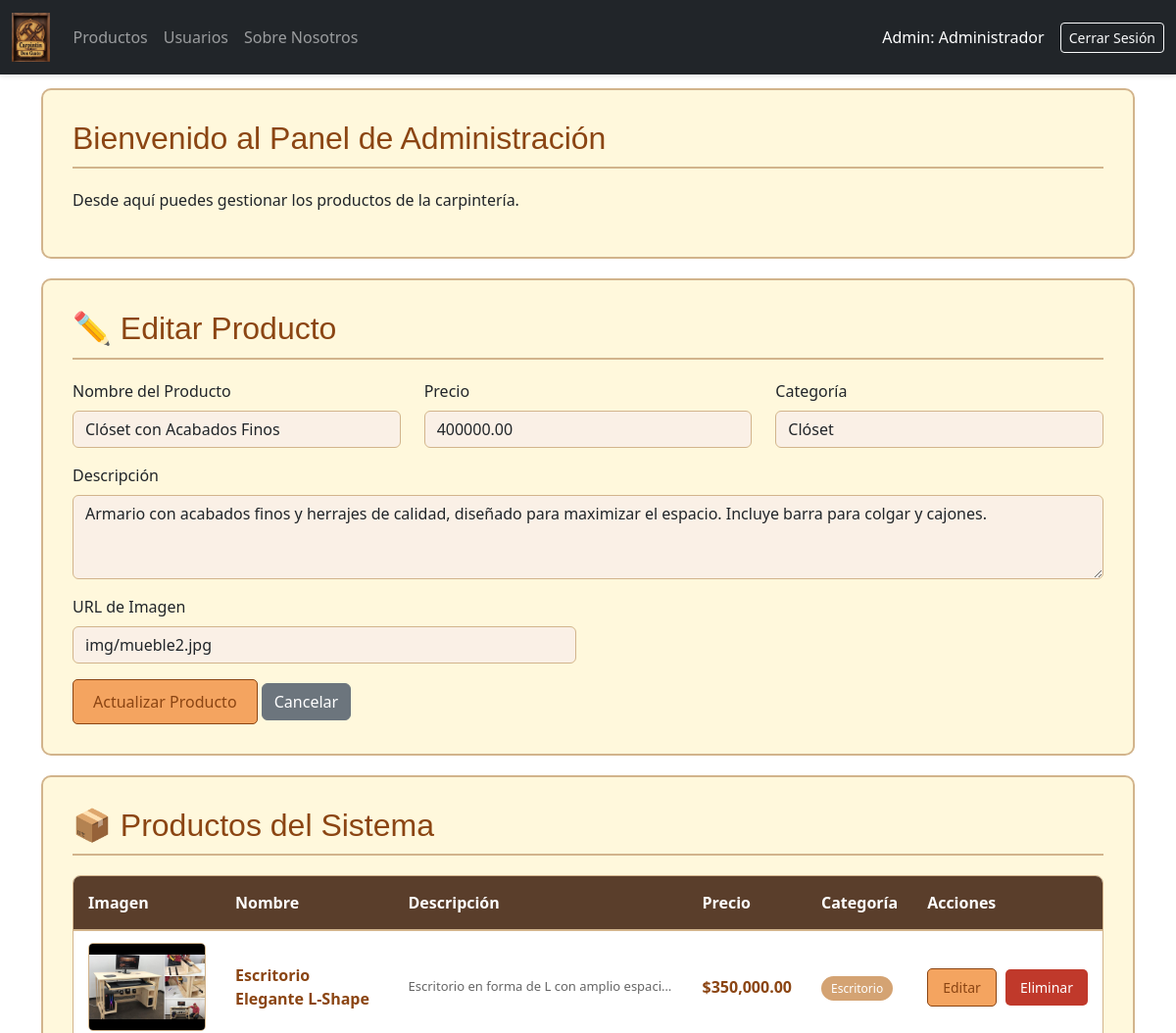
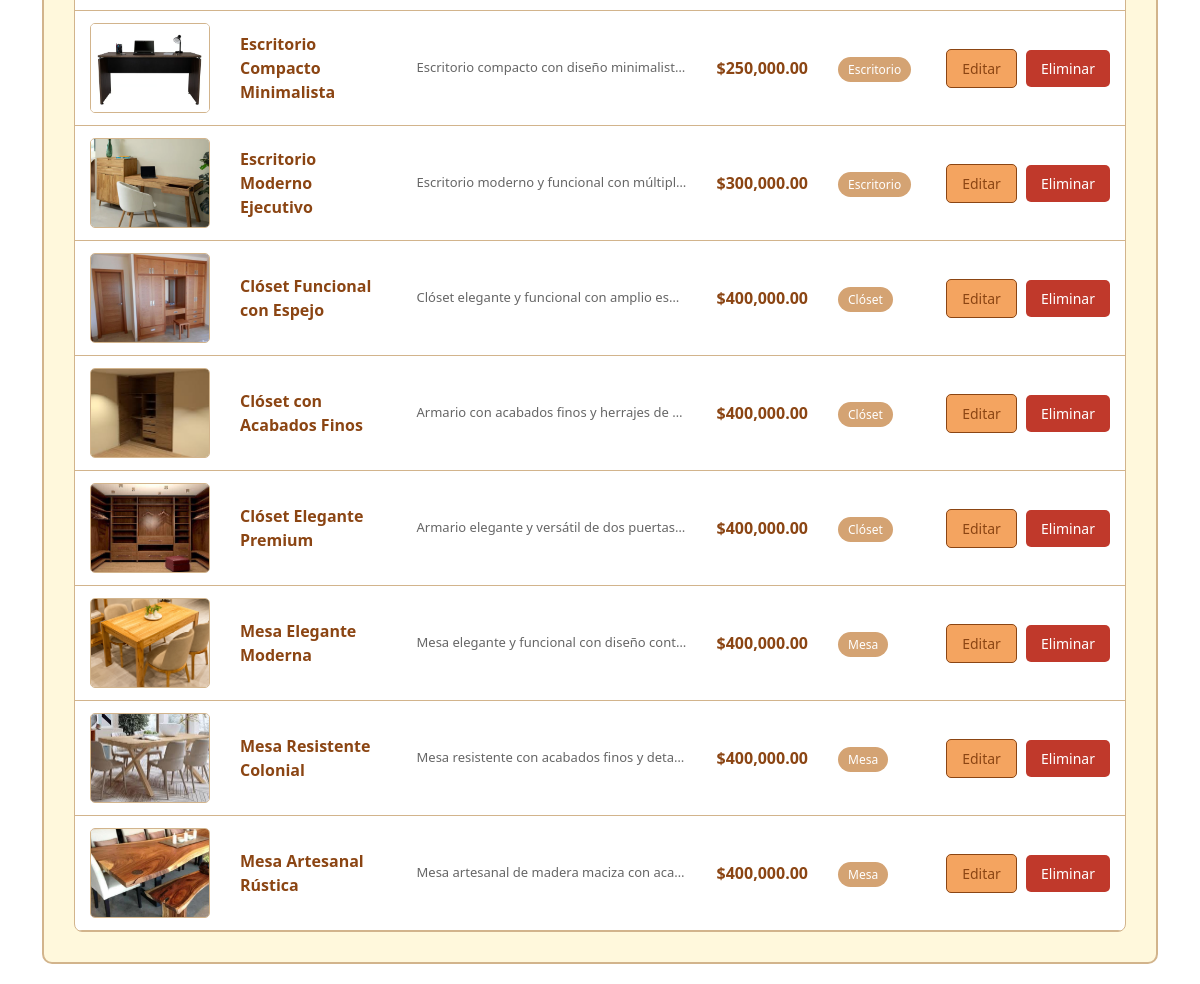
/backend/php/admin/index.php?editar=5 (signed in), run on the app's committed database (2 pictures, top to bottom).
### tables this page shows
CREATE TABLE productos (
    id INT AUTO_INCREMENT PRIMARY KEY,
    nombre VARCHAR(255) NOT NULL,
    descripcion TEXT,
    precio DECIMAL(10, 2) NOT NULL,
    precio_descuento DECIMAL(10, 2) DEFAULT NULL,
    imagen VARCHAR(255),
    categoria_id INT NOT NULL,
    stock INT DEFAULT 0,
    material VARCHAR(100),
    dimensiones VARCHAR(100),  
    peso DECIMAL(8, 2),  
    activo BOOLEAN DEFAULT TRUE,
    destacado BOOLEAN DEFAULT FALSE,
    created_at TIMESTAMP DEFAULT CURRENT_TIMESTAMP,
    updated_at TIMESTAMP DEFAULT CURRENT_TIMESTAMP ON UPDATE CURRENT_TIMESTAMP,
    FOREIGN KEY (categoria_id) REFERENCES categorias(id) ON DELETE RESTRICT,
    INDEX idx_categoria (categoria_id),
    INDEX idx_precio (precio),
    INDEX idx_activo (activo),
    INDEX idx_destacado (destacado)
);

CREATE TABLE categorias (
    id INT AUTO_INCREMENT PRIMARY KEY,
    nombre VARCHAR(100) NOT NULL UNIQUE,
    descripcion TEXT,
    icono VARCHAR(255),
    activo BOOLEAN DEFAULT TRUE,
    created_at TIMESTAMP DEFAULT CURRENT_TIMESTAMP,
    updated_at TIMESTAMP DEFAULT CURRENT_TIMESTAMP ON UPDATE CURRENT_TIMESTAMP
);

### backend/php/admin/index.php (the view, shortened to what this page needs)
<?php
require_once '../config/db.php';
$producto_editar = null;
if (isset($_GET['editar']) && is_numeric($_GET['editar'])) {
    $stmt = $pdo->prepare("SELECT * FROM productos WHERE id = ?");
    $stmt->execute([$_GET['editar']]);
    $producto_editar = $stmt->fetch();
}
$stmt = $pdo->query("SELECT * FROM categorias WHERE activo = 1 ORDER BY nombre");
$categorias = $stmt->fetchAll();
$stmt = $pdo->query("
    SELECT p.*, c.nombre as categoria
    FROM productos p
    LEFT JOIN categorias c ON p.categoria_id = c.id
    WHERE p.activo = 1
    ORDER BY p.id DESC
");
$productos = $stmt->fetchAll();
?>
<!DOCTYPE html>
<html lang="es">
<head>
    <link rel="stylesheet" href="../../../frontend/css/producto_estile.css">
    <link href="https://cdn.jsdelivr.net/npm/bootstrap@5.3.3/dist/css/bootstrap.min.css" rel="stylesheet">
</head>
<body>
    <header>
        <nav class="navbar navbar-expand-sm navbar-dark bg-dark">
            <div class="container-fluid">
                <a class="navbar-brand" href="../../../backend/php/admin/index.html">
                    <img class="foto" src="../../../frontend/views/Carpintin-Don-Gusto/img/logo.jpg" alt="Logotipo" style="height: 50px;">
                </a>
                <div class="collapse navbar-collapse" id="mynavbar">
                    <ul class="navbar-nav me-auto mb-2 mb-sm-0">
                        <li class="nav-item">
                            <a class="nav-link" href="index.php">Productos</a>
                        </li>
                        <li class="nav-item">
                            <a class="nav-link" href="usuarios.php">Usuarios</a>
                        </li>
                        <li class="nav-item">
                            <a class="nav-link" href="../../../backend\php\admin/sobre-nosotros.php">Sobre Nosotros</a>
                        </li>
                    </ul>
                    <div class="d-flex align-items-center">
                        <span class="text-white me-3">Admin: <?php echo htmlspecialchars($_SESSION['usuario_nombre']); ?></span>
                        <a href="logout.php" class="btn btn-outline-light btn-sm">Cerrar Sesión</a>
                    </div>
                </div>
            </div>
        </nav>
    </header>
    <div class="container">
        <div class="admin-section">
            <h2>Bienvenido al Panel de Administración</h2>
            <p>Desde aquí puedes gestionar los productos de la carpintería.</p>
        </div>
    </div>
    <div class="container">
        <div class="admin-section">
            <h2><?php echo $producto_editar ? '✏️ Editar Producto' : '➕ Agregar Nuevo Producto'; ?></h2>
            <form method="POST" action="">
                <div class="row">
                    <div class="col-md-4 mb-3">
                        <label for="nombre" class="form-label">Nombre del Producto</label>
                        <input type="text" class="form-control" id="nombre" name="nombre" required value="<?php echo htmlspecialchars($producto_editar['nombre'] ?? ''); ?>">
                    </div>
                    <div class="col-md-4 mb-3">
                        <label for="precio" class="form-label">Precio</label>
                        <input type="number" class="form-control" id="precio" name="precio" step="0.01" required value="<?php echo htmlspecialchars($producto_editar['precio'] ?? ''); ?>">
                    </div>
                    <div class="col-md-4 mb-3">
                        <label for="categoria" class="form-label">Categoría</label>
                        <select class="form-control" id="categoria" name="categoria">
                            <?php foreach ($categorias as $cat): ?>
                                <option value="<?php echo $cat['id']; ?>" <?php echo (isset($producto_editar['categoria_id']) && $producto_editar['categoria_id'] == $cat['id']) ? 'selected' : ''; ?>>
                                    <?php echo htmlspecialchars($cat['nombre']); ?>
                                </option>
                            <?php endforeach; ?>
                        </select>
                    </div>
                </div>
                <div class="mb-3">
                    <label for="descripcion" class="form-label">Descripción</label>
                    <textarea class="form-control" id="descripcion" name="descripcion" rows="3"><?php echo htmlspecialchars($producto_editar['descripcion'] ?? ''); ?></textarea>
                </div>
                <div class="row">
                    <div class="col-md-6 mb-3">
                        <label for="imagen" class="form-label">URL de Imagen</label>
                        <input type="text" class="form-control" id="imagen" name="imagen" placeholder="img/nombre-imagen.jpg" value="<?php echo htmlspecialchars($producto_editar['imagen'] ?? ''); ?>">
                    </div>
                </div>
                <button type="submit" class="btn btn-add"><?php echo $producto_editar ? 'Actualizar Producto' : 'Agregar Producto'; ?></button>
                <?php if ($producto_editar): ?>
                    <a href="index.php" class="btn btn-secondary">Cancelar</a>
                <?php endif; ?>
            </form>
        </div>
        <div class="admin-section">
            <h2>📦 Productos del Sistema</h2>
            <div class="table-container">
                <table class="product-table" id="productosTable">
                    <thead>
                        <tr>
                            <th>Imagen</th>
                            <th>Nombre</th>
                            <th>Descripción</th>
                            <th>Precio</th>
                            <th>Categoría</th>
                            <th>Acciones</th>
                        </tr>
                    </thead>
                        <tbody>
                            <?php if (count($productos) === 0): ?>
                                <tr>
                                    <td colspan="6" class="empty-state">No hay productos aún</td>
                                </tr>
                            <?php else: ?>
                                <?php foreach ($productos as $prod): ?>
                                    <tr>
                                        <td>
                                            <?php
                                            $imagen = $prod['imagen'] ?? '';
                                            $ruta_base = '../../../frontend/views/Carpintin-Don-Gusto/';
                                            if (!empty($imagen)) {
                                                if (str_starts_with($imagen, 'http')) {
                                                    $ruta_img = '';
                                                } else {
                                                    $ruta_img = $ruta_base;
                                                }
                                                $imagen = $ruta_img . $imagen;
                                            }
                                            ?>
                                            <img src="<?php echo $imagen ? htmlspecialchars($imagen) :'/frontend/views/Carpintin-Don-Gusto/img/logo.jpg'; ?>"
                                                alt="<?php echo htmlspecialchars($prod['nombre']); ?>">
                                        </td>
                                        <td class="nombre"><?php echo htmlspecialchars($prod['nombre']); ?></td>
                                        <td class="descripcion" title="<?php echo htmlspecialchars($prod['descripcion'] ?? ''); ?>">
                                            <?php echo htmlspecialchars($prod['descripcion'] ?? 'Sin descripción'); ?>
                                        </td>
                                        <td class="precio">$<?php echo number_format($prod['precio'], 2); ?></td>
                                        <td><span class="categoria"><?php echo htmlspecialchars($prod['categoria'] ?? 'General'); ?></span></td>
                                        <td class="actions">
                                            <a href="?editar=<?php echo $prod['id']; ?>" class="btn btn-edit">Editar</a>
                                            <a href="?eliminar=<?php echo $prod['id']; ?>" class="btn btn-delete"
                                            onclick="return confirm('¿Estás seguro de que deseas eliminar este producto?');">Eliminar</a>
                                        </td>
                                    </tr>
                                <?php endforeach; ?>
                            <?php endif; ?>
                        </tbody>
                </table>
            </div>
        </div>
    </div>
</body>
</html>

### frontend/css/producto_estile.css (style rules this page uses)
header { background-color: rgba(228, 182, 108, 0.954) !important; position: fixed !important; top: 0 !important; left: 0 !important; right: 0 !important; width: 100% !important; z-index: 9999 !important; box-shadow: 0 2px 5px rgba(0, 0, 0, 0.1) !important; }
body { padding-top: 70px !important; margin-top: 0 !important; }
.navbar { width: 100% !important; margin: 0 !important; }
.row { margin-top: 20px; }
header { margin-bottom: 20px; }

### backend/php/admin/index.php (style rules this page uses)
.admin-section { background-color: #FFF8DC; border: 2px solid #D2B48C; border-radius: 10px; padding: 30px; margin: 20px auto; max-width: 1400px; }
.admin-section h2 { color: #8B4513; font-family: 'Arial', sans-serif; border-bottom: 2px solid #D2B48C; padding-bottom: 10px; margin-bottom: 20px; }
.form-control { border: 1px solid #D2B48C; background-color: #FAF0E6; }
.btn-add { background-color: #F4A460; color: #8B4513; border: 1px solid #8B4513; padding: 10px 20px; font-size: 16px; border-radius: 5px; transition: background-color 0.3s ease, color 0.3s ease; }
.btn-edit { background-color: #F4A460; color: #8B4513; border: 1px solid #8B4513; padding: 8px 15px; font-size: 14px; border-radius: 5px; margin-right: 5px; text-decoration: none; }
.btn-delete { background-color: #c0392b; color: white; border: none; padding: 8px 15px; font-size: 14px; border-radius: 5px; text-decoration: none; }
.table-container { overflow-x: auto; background-color: white; border-radius: 8px; border: 1px solid #D2B48C; }
.product-table { width: 100%; border-collapse: collapse; margin: 0; }
.product-table thead { background-color: #5a3e2b; color: white; }
.product-table th { padding: 15px; text-align: left; font-weight: bold; border-bottom: 2px solid #D2B48C; }
.product-table td { padding: 12px 15px; border-bottom: 1px solid #D2B48C; vertical-align: middle; }
.product-table img { width: 120px; height: 90px; object-fit: cover; border-radius: 5px; border: 1px solid #D2B48C; }
.product-table .nombre { font-weight: bold; color: #8B4513; max-width: 200px; }
.product-table .descripcion { color: #666; font-size: 13px; max-width: 300px; overflow: hidden; text-overflow: ellipsis; white-space: nowrap; }
.product-table .precio { font-weight: bold; color: #8B4513; font-size: 16px; }
.product-table .categoria { background-color: #d4a373; color: white; padding: 4px 10px; border-radius: 15px; font-size: 12px; }
.product-table .actions { white-space: nowrap; }

### data on the page
productos: nombre "Clóset con Acabados Finos", precio "400000.00", categoria "Clóset", descripcion "Armario con acabados finos y herrajes de calidad, diseñado para maximizar el espacio. Incluye barra para colgar y cajones.", imagen "img/mueble2.jpg", shows a picture, descripcion "Armario con acabados finos y herrajes de…", precio "400,000.00", categoria.nombre "Clóset"
productos: shows a picture, nombre "Escritorio Elegante L-Shape", descripcion "Escritorio en forma de L con amplio espaci…", precio "350,000.00", categoria.nombre "Escritorio"
productos: shows a picture, nombre "Escritorio Compacto Minimalista", descripcion "Escritorio compacto con diseño minimalist…", precio "250,000.00", categoria.nombre "Escritorio"
productos: shows a picture, nombre "Escritorio Moderno Ejecutivo", descripcion "Escritorio moderno y funcional con múltipl…", precio "300,000.00", categoria.nombre "Escritorio"
productos: shows a picture, nombre "Clóset Funcional con Espejo", descripcion "Clóset elegante y funcional con amplio es…", precio "400,000.00", categoria.nombre "Clóset"
productos: shows a picture, nombre "Clóset Elegante Premium", descripcion "Armario elegante y versátil de dos puertas…", precio "400,000.00", categoria.nombre "Clóset"
productos: shows a picture, nombre "Mesa Elegante Moderna", descripcion "Mesa elegante y funcional con diseño cont…", precio "400,000.00", categoria.nombre "Mesa"
productos: shows a picture, nombre "Mesa Resistente Colonial", descripcion "Mesa resistente con acabados finos y deta…", precio "400,000.00", categoria.nombre "Mesa"
productos: shows a picture, nombre "Mesa Artesanal Rústica", descripcion "Mesa artesanal de madera maciza con aca…", precio "400,000.00", categoria.nombre "Mesa"

### other printed values
$_SESSION['usuario_nombre'] "Administrador"
